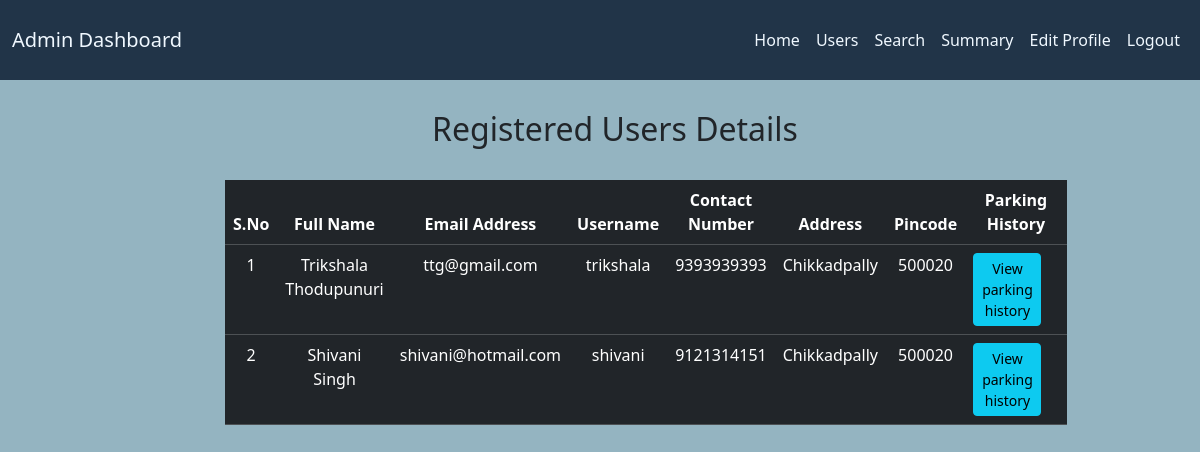
The app's page /admin/users (signed in) with its own data.
### vehicle/models.py (models this page shows, shortened)
class User(db.Model, UserMixin):
    id = db.Column(db.Integer(), primary_key = True)
    first_name = db.Column(db.String(50), nullable = False)
    last_name = db.Column(db.String(50), nullable = False)
    email_address =  db.Column(db.String(length=60), nullable = False, unique = True)
    username = db.Column(db.String(length=20), nullable = False, unique = True)
    password_hash = db.Column(db.String(length=30), nullable = False)
    contact_number = db.Column(db.String(10), nullable= True, unique = True)
    address = db.Column(db.String(length=100), nullable = False)
    pincode = db.Column(db.String(6), nullable = False)
    is_admin = db.Column(db.Boolean(), default = 0)
    reservations = db.relationship('Reservation', backref = 'user', lazy = True)
    @property
    def password(self):
        return self.password_hash
    @property
    def full_name(self):
        return f"{self.first_name} {self.last_name}"

### vehicle/controllers/routes.py (the view)
@app.route('/admin/users')
@login_required
@admin_required
def display_users():
    users = User.query.filter_by(is_admin= False).all()
    return render_template('admin_dashboard/display_users.html', user = current_user, users = users)

### vehicle/__init__.py (called while the page is built)
@login_manager.user_loader
def load_user(user_id):
    return User.query.get(int(user_id))

### vehicle/controllers/routes.py (called while the page is built)
def admin_required(f):
    @wraps(f)
    def decorated_function(*args, **kwargs):
        if not current_user.is_authenticated:
            return redirect(url_for('login_page'))
        if not current_user.is_admin:
            flash(f'You do not have permission to access this page!',category='danger')
            return redirect(url_for('user_home'))
        return f(*args, **kwargs)
    return decorated_function

### vehicle/templates/admin_dashboard/display_users.html (shortened to what this page needs)
{% extends "base.html" %}
{% block content %}
<div class="table-hover d-flex justify-content-center" style="margin-top: 30px; margin-left: 30px;">
    <div class="col-8 text-center">
        <h2 class="text-center">Registered Users Details</h2>
        <br>
        <table class="table table-hover table-dark">
            <thead>
                <tr>
                    <th scope="col">S.No</th>
                    <th scope="col">Full Name</th>
                    <th scope="col">Email Address</th>
                    <th scope="col">Username</th>
                    <th scope="col">Contact Number</th>
                    <th scope="col">Address</th>
                    <th scope="col">Pincode</th>
                    <th scope="col">Parking History</th>
                </tr>
            </thead>
            <tbody>
                {% for user in users %}
                <tr>
                    <td>{{ loop.index }}</td>
                    <td>{{user.full_name}}</td>
                    <td>{{user.email_address}}</td>
                    <td>{{user.username}}</td>
                    <td>{{user.contact_number}}</td>
                    <td>{{user.address}}</td>
                    <td>{{user.pincode}}</td>
                    <td><a href = "{{ url_for('user_parking_history', user_id=user.id) }}" class="btn btn-info btn-sm">View parking history</a></td>
                </tr>
                {% endfor %}
            </tbody>
        </table>
    </div>
</div>
{% endblock %}

### vehicle/static/style.css (style rules this page uses)
body { background-color: #94B4C1; }
.btn { padding-right: 8%; margin-right: 25px; align-items: center; }

### records on screen
User: full_name "Trikshala Thodupunuri", email_address "ttg@gmail.com", username "trikshala", contact_number "9393939393", address "Chikkadpally", pincode "500020"
User: full_name "Shivani Singh", email_address "shivani@hotmail.com", username "shivani", contact_number "9121314151", address "Chikkadpally", pincode "500020"
